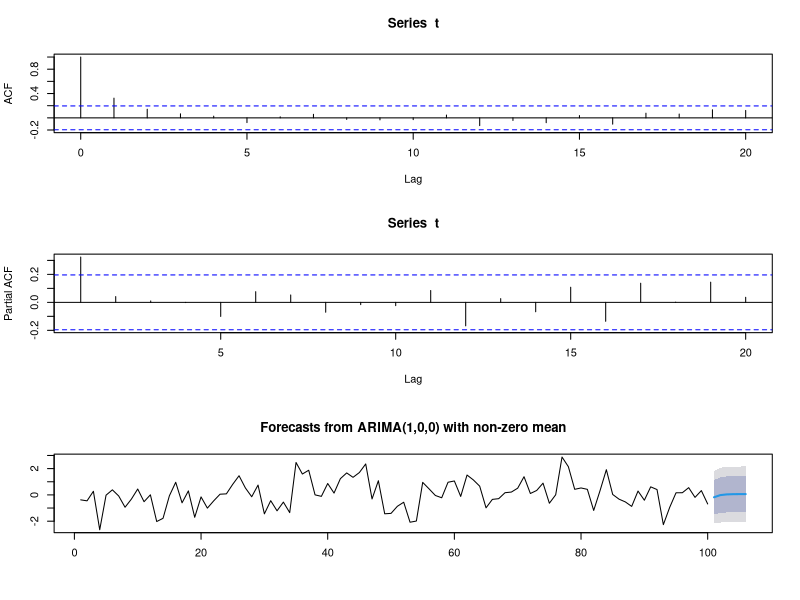

This figure's R source:
library("forecast")

t<-arima.sim(n=100, list(ma=0.3))
par(mfrow=c(3,1))

acf(t)
pacf(t)

# residual analysis
fix1<-arima(t, order = c(1,0,0), method = "ML")
Box.test(fix1$residual,lag = 6)

# criterion
fix2<-Arima(t, order = c(1,0,0), method = "ML")
print(fix2$aic)
print(fix2$bic)

# auto fitting
print(auto.arima(t))

# forecasting
tt<-forecast(fix2, h=6)
plot(tt)
print(tt)

